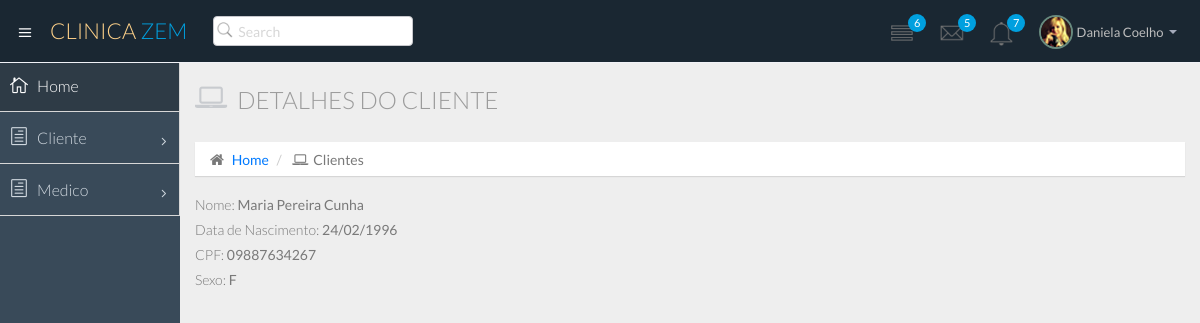
The app's page /atendimento/cliente/1/ with its own data.
### atendimento/models.py (models this page shows)
class Cliente(models.Model):
    nome = models.CharField(max_length=50)
    dt_nasc = models.DateField()
    cpf = models.CharField(max_length=11)
    sexo = models.CharField(max_length=1)

### atendimento/views.py (the view)
# urls.py: path('cliente/<int:cliente_id>/', views.cliente_show),
def cliente_show(request, cliente_id):
    cliente = Cliente.objects.get(pk=cliente_id)
    return render(request, 'cliente/show.html', {'cliente':cliente})

### atendimento/templates/cliente/show.html
{% extends "base.html" %}
{% block daniela %}
<div class="row">
    <div class="col-lg-12">
        <h3 class="page-header">
            <i class="fa fa-laptop"></i>Detalhes do Cliente</h3>
        <ol class="breadcrumb">
            <li>
                <i class="fa fa-home"></i>
                <a href="/atendimento/">Home</a>
            </li>
            <li>
                <i class="fa fa-laptop"></i>Clientes</li>
        </ol>
    </div>
</div>
<div class="row">
    <div class="col-md-12">
        <div>
            <label>Nome:</label>
            {{cliente.nome}}
        </div>
        <div>
            <label>Data de Nascimento:</label>
            {{cliente.dt_nasc | date:"d/m/Y"}}
        </div>
        <div>
            <label>CPF:</label>
            {{cliente.cpf}}
        </div>
        <div>
            <label>Sexo:</label>
            {{cliente.sexo}}
        </div>
    </div>
</div>
{% endblock %}

### records on screen
Cliente: nome "Maria Pereira Cunha", dt_nasc "24/02/1996", cpf "09887634267", sexo "F"
